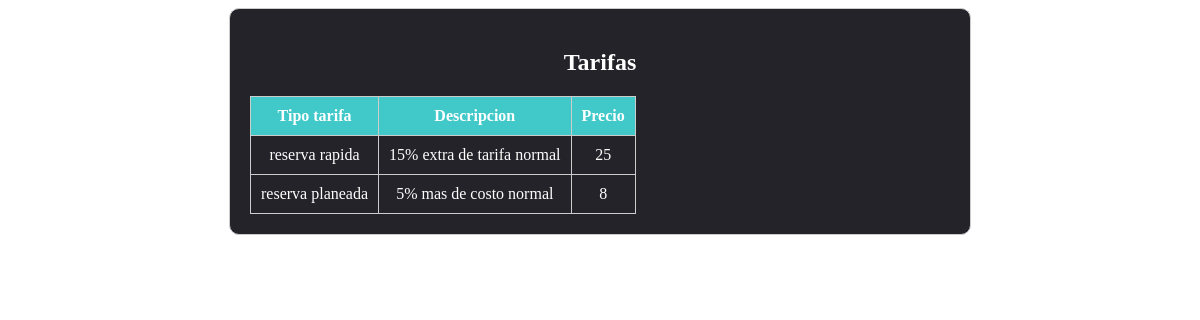
/tarifas.php, run on an earlier commit of the app's database.
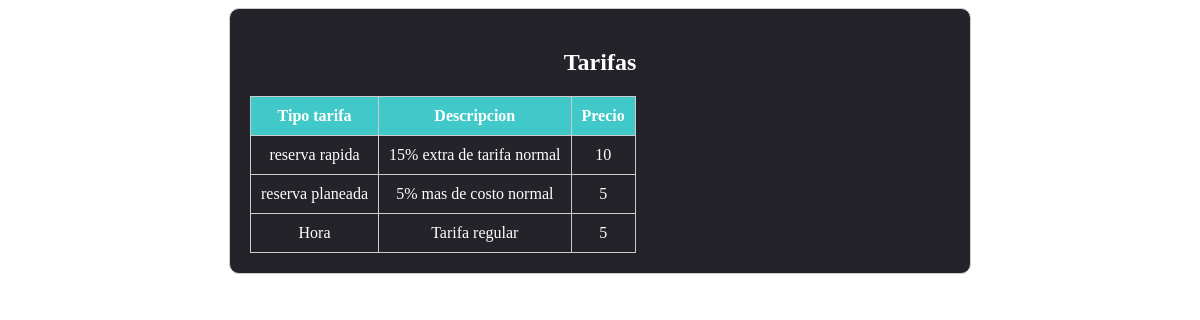
And on a later commit of the database.
### tables this page shows
CREATE TABLE `tarifa` (
  `idtarifa` int(11) NOT NULL,
  `tipotarifa` varchar(30) NOT NULL,
  `descripciontarifa` varchar(80) NOT NULL,
  `valor` float NOT NULL
);

### tarifas.php (the view, shortened to what this page needs)
<!DOCTYPE html>
<html lang="en">
<head>
</head>
<body>
    <div class="card">
        <h2>Tarifas</h2>
        <?php
                include("conexion.php");
                $consulta1 = "SELECT * FROM TARIFA";
                $con->query($consulta1);
                $resultado = $con->query($consulta1);
                if ($resultado->num_rows > 0) {
                    ?>
                    <table>
                    <tr>
                        <th>Tipo tarifa</th>
                        <th>Descripcion</thtd>
                        <th>Precio</th>
                    </tr>
                    <?php
                    while ($fila = $resultado->fetch_assoc()) {
                    ?>
                    <tr>
                        <td><?php echo $fila["tipotarifa"]; ?></td>
                        <td><?php echo $fila["descripciontarifa"]; ?></td>
                        <td><?php echo $fila["valor"]; ?></td>
                    <?php
                    }
                    ?>
                    </table>
                    <?php
                } else {
                    echo "0 results";
                }
                    ?>
    </div>
</body>
</html>

What changed in the data, as far as the page shows it:
changed tarifa "reserva rapida": valor "25" → "10"
changed tarifa "reserva planeada": valor "8" → "5"
added tarifa: tipotarifa "Hora", descripciontarifa "Tarifa regular", valor "5"
